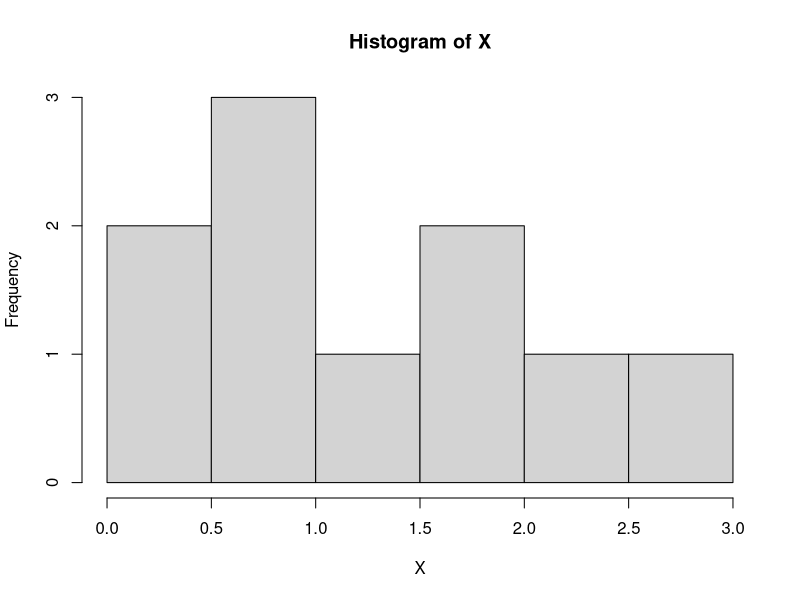
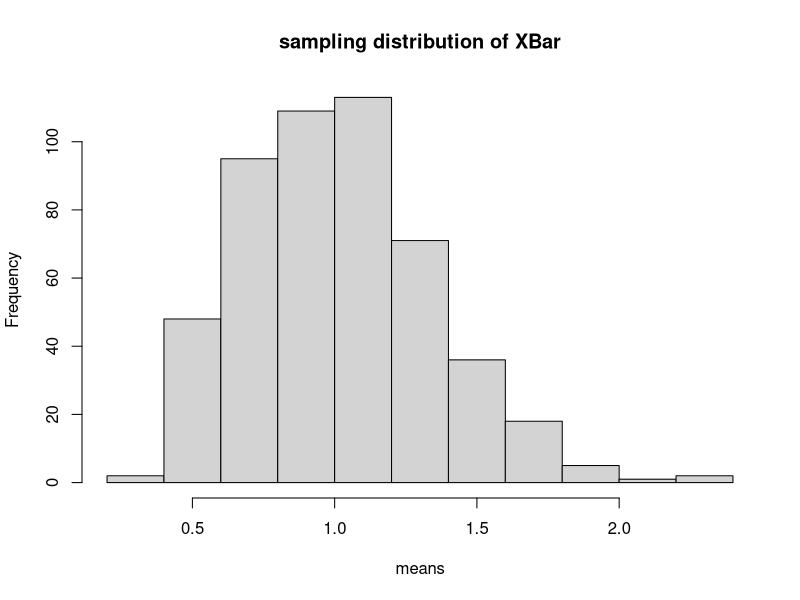
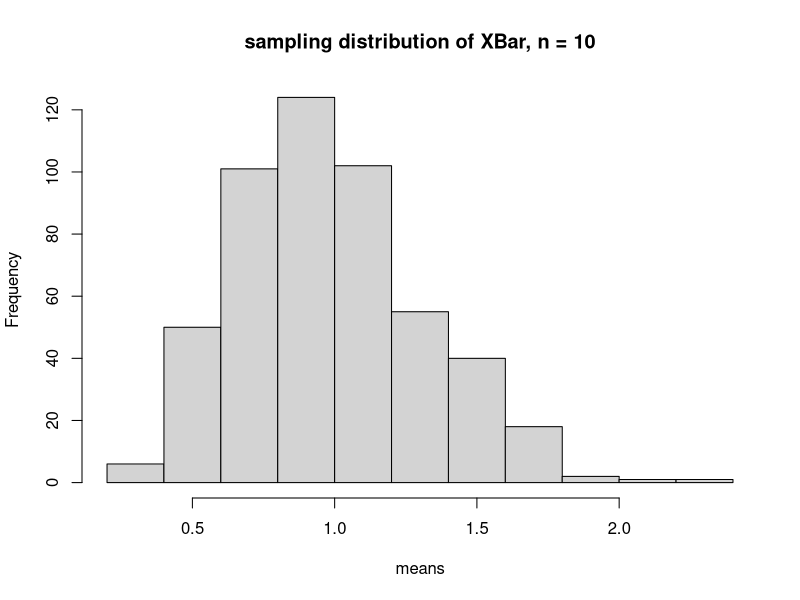
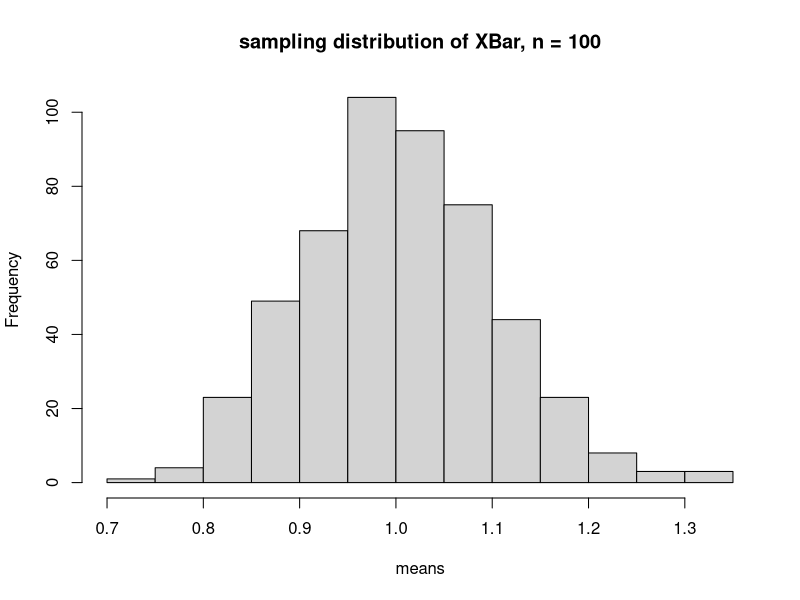
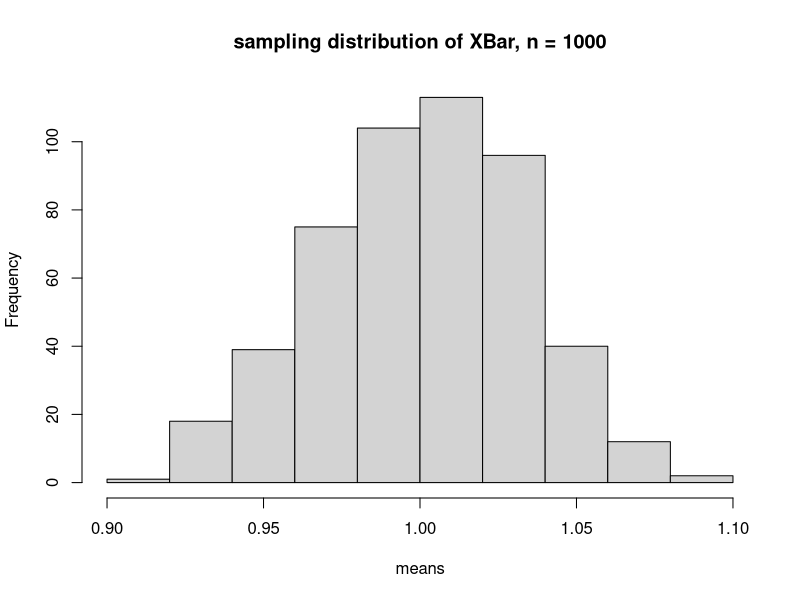
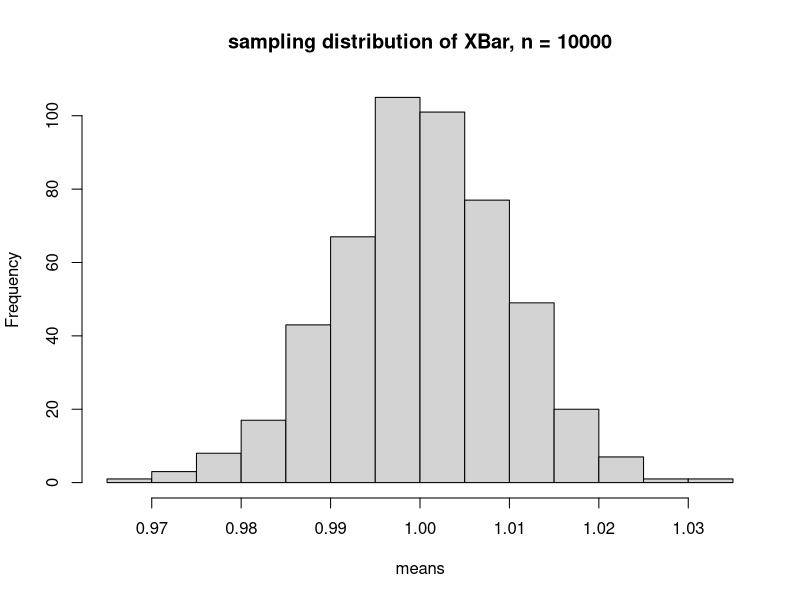
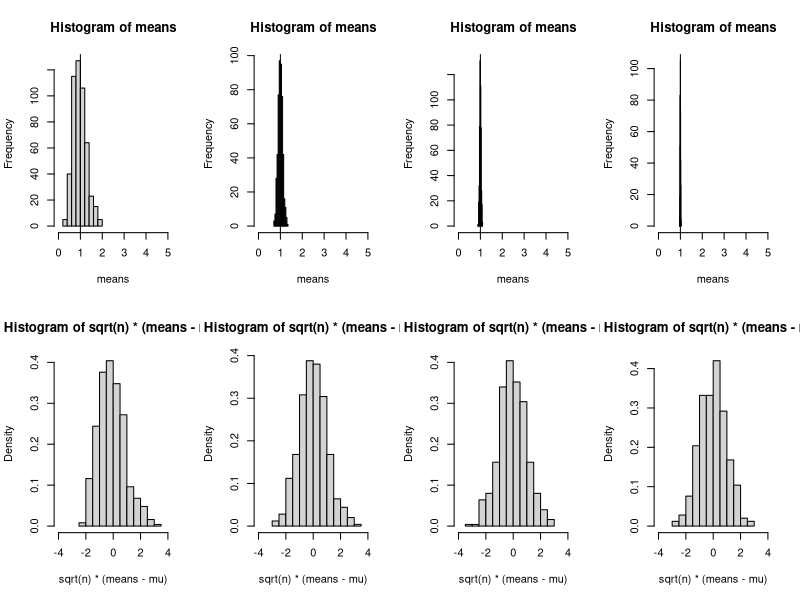
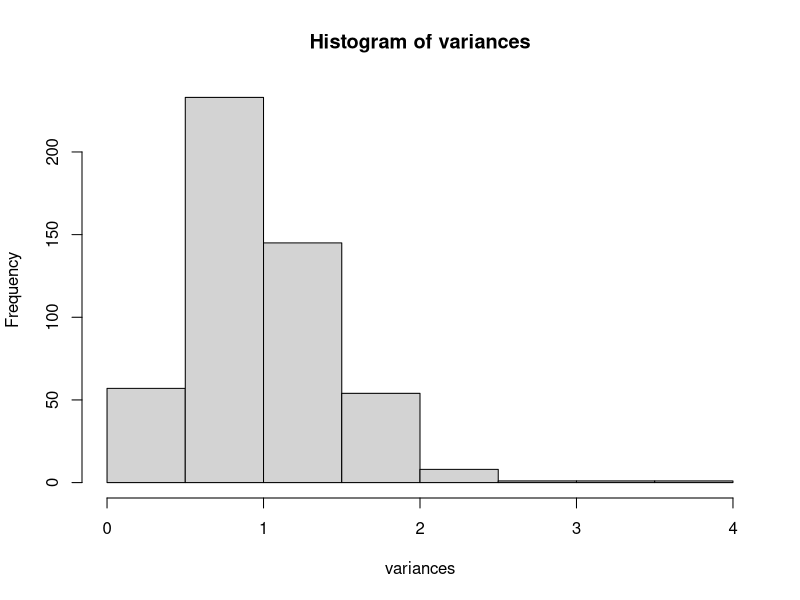

These figures' R source, in order:
library(purrr)

# X_1, \dots, X_10 follow an exponential distribution
mu <- 1
n <- 10
X <- rexp(n, rate=1 / mu)
hist(X)
mean(X)

MC <- 500
set.seed(1)
means <- map_dbl(seq_len(MC), function(i) {
  X <- rexp(n, rate=1 / mu)
  mean(X)
})
str(means)
hist(means, main="sampling distribution of XBar")

nVec <- c(10, 100, 1000, 10000)

walk(nVec, function(n) {
  means <- map_dbl(seq_len(MC), function(i) {
    X <- rexp(n, rate=1 / mu)
    mean(X)
  })
  hist(means, 
       main=stringr::str_c("sampling distribution of XBar", 
                           ", n = ", n))
})


par(mfcol = c(2, length(nVec)))
walk(nVec, function(n) {
  means <- map_dbl(seq_len(MC), function(i) {
    X <- rexp(n, rate=1 / mu)
    mean(X)
  })
  
  # LLN
  hist(means, xlim=c(0, 5))
  abline(v=mu)
  
  # CLT
  hist(sqrt(n) * (means - mu), xlim=c(-4, 4), 
       freq=FALSE)
})
par(mfcol=c(1, 1))


# Your turn
n <- 10

X <- rnorm(n)
s2 <- var(X)

MC <- 500
variances <- map_dbl(seq_len(MC), function(i) {
  X <- rnorm(n)
  s2 <- var(X)
  s2
})
hist(variances)

nVec <- c(10, 100, 1000, 10000)

walk(nVec, function(n) {
  variances <- map_dbl(seq_len(MC), function(i) {
    X <- rnorm(n)
    s2 <- var(X)
    s2
  })
  hist(variances)
})

# Simulate a Brownian motion on [0, 1]
nStep <- 1000

t <- seq(0, 1, length.out=nStep + 1)
head(t)
Delta <- t[2] - t[1]
jumps <- rnorm(nStep, 0, sd=sqrt(Delta))
traj <- cumsum(c(0, jumps))
plot(t, traj, type="l")


simWiener <- function(n, nStep) {
  t <- seq(0, 1, length.out=nStep + 1)
  Delta <- t[2] - t[1]
  W <- map(seq_len(n), function(i) {
    jumps <- rnorm(nStep, 0, sd=sqrt(Delta))
    traj <- cumsum(c(0, jumps))
    traj
  })
  W <- do.call(rbind, W)
  list(t=t, W=W)
}

wiener <- simWiener(5, 50)
matplot(wiener$t, t(wiener$W), type="l")

n
nStep

simBB <- function(n, nStep) {
  wiener <- simWiener(n, nStep)
  B <- wiener$W - 
    matrix(wiener$t, n, nStep + 1, byrow=TRUE) *
    matrix(wiener$W[, nStep + 1], n, nStep + 1)
  # matplot(wiener$t, t(B), type = "l")
  list(t=wiener$t, B=B)
}
BB <- simBB(n, nStep)
str(BB)
matplot(BB$t, t(BB$B[1:5, ]), type="l")
